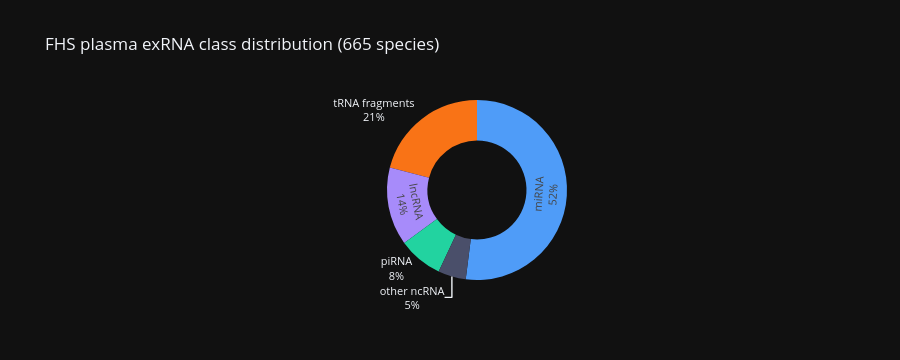
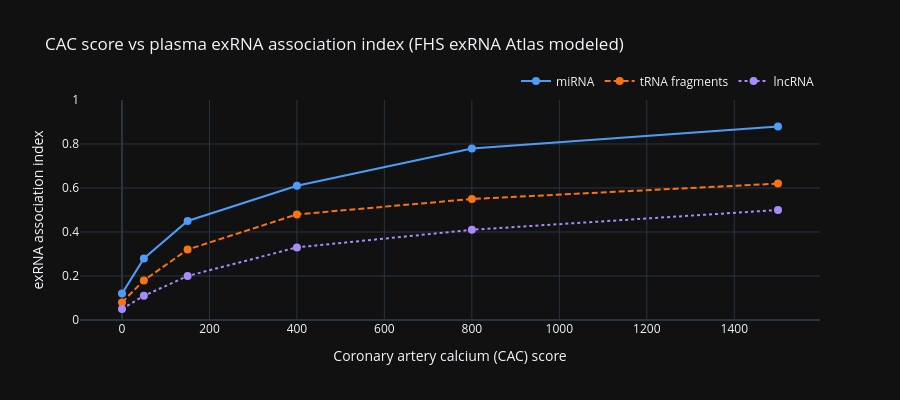

The code cell stored with these charts, in order, in its notebook:
### Markdown cell above
---
## Section 5 — FHS Plasma exRNA–CAC (Dataset 2: CFDE exRNA Atlas / ERCC)

**CFDE link:** [exrna-atlas.org](https://exrna-atlas.org) | NCT03225196  
n ≈ 4,095 Framingham Heart Study Gen 3 participants · 665 plasma exRNA species · 7-year follow-up  
Coronary artery calcium (CAC) score is the primary atherosclerosis imaging endpoint.

### Code cell
exrna_classes = pd.DataFrame({
    'cls':   ['miRNA','tRNA fragments','lncRNA','piRNA','other ncRNA'],
    'pct':   [52, 21, 14, 8, 5],
    'color': ['#4f9cf8','#f97316','#a78bfa','#22d3a0','#4a4f6a']
})

# exRNA class donut
fig_exrna = go.Figure(go.Pie(
    labels=exrna_classes['cls'], values=exrna_classes['pct'],
    marker_colors=exrna_classes['color'], hole=0.55,
    textinfo='label+percent', textfont_size=11
))
fig_exrna.update_layout(title='FHS plasma exRNA class distribution (665 species)',
                        showlegend=False, template='plotly_dark', height=360)
fig_exrna.show()

# CAC vs exRNA association line chart
cac_pts = [0, 50, 150, 400, 800, 1500]
series = [
    ('miRNA',         [0.12,0.28,0.45,0.61,0.78,0.88], '#4f9cf8', None),
    ('tRNA fragments',[0.08,0.18,0.32,0.48,0.55,0.62], '#f97316', '6 3'),
    ('lncRNA',        [0.05,0.11,0.20,0.33,0.41,0.50], '#a78bfa', '3 3'),
]
fig_cac = go.Figure()
for cls, vals, col, dash in series:
    fig_cac.add_trace(go.Scatter(
        x=cac_pts, y=vals, mode='lines+markers', name=cls,
        line=dict(color=col, width=2, dash=dash or 'solid'),
        marker=dict(size=8, color=col),
        hovertemplate=f'<b>{cls}</b><br>CAC: %{{x}}<br>Assoc index: %{{y:.2f}}<extra></extra>'
    ))
fig_cac.update_layout(
    title='CAC score vs plasma exRNA association index (FHS exRNA Atlas modeled)',
    xaxis_title='Coronary artery calcium (CAC) score',
    yaxis_title='exRNA association index', yaxis_range=[0,1.0],
    template='plotly_dark', height=400,
    legend=dict(orientation='h', yanchor='bottom', y=1.02, xanchor='right', x=1)
)
fig_cac.show()

### Figure 1 — Plotly figure (JSON) as saved in the notebook; plotly's stock layout.template omitted (floating-point values rounded to 4 significant figures)
{"data": [{"hole": 0.55, "labels": ["miRNA", "tRNA fragments", "lncRNA", "piRNA", "other ncRNA"], "marker": {"colors": ["#4f9cf8", "#f97316", "#a78bfa", "#22d3a0", "#4a4f6a"]}, "textfont": {"size": 11}, "textinfo": "label+percent", "type": "pie", "values": [52, 21, 14, 8, 5]}], "layout": {"height": 360, "showlegend": false, "title": {"text": "FHS plasma exRNA class distribution (665 species)"}}}

### Figure 2 — Plotly figure (JSON) as saved in the notebook; plotly's stock layout.template omitted (floating-point values rounded to 4 significant figures)
{"data": [{"hovertemplate": "<b>miRNA</b><br>CAC: %{x}<br>Assoc index: %{y:.2f}<extra></extra>", "line": {"color": "#4f9cf8", "dash": "solid", "width": 2}, "marker": {"color": "#4f9cf8", "size": 8}, "mode": "lines+markers", "name": "miRNA", "type": "scatter", "x": [0, 50, 150, 400, 800, 1500], "y": [0.12, 0.28, 0.45, 0.61, 0.78, 0.88]}, {"hovertemplate": "<b>tRNA fragments</b><br>CAC: %{x}<br>Assoc index: %{y:.2f}<extra></extra>", "line": {"color": "#f97316", "dash": "6 3", "width": 2}, "marker": {"color": "#f97316", "size": 8}, "mode": "lines+markers", "name": "tRNA fragments", "type": "scatter", "x": [0, 50, 150, 400, 800, 1500], "y": [0.08, 0.18, 0.32, 0.48, 0.55, 0.62]}, {"hovertemplate": "<b>lncRNA</b><br>CAC: %{x}<br>Assoc index: %{y:.2f}<extra></extra>", "line": {"color": "#a78bfa", "dash": "3 3", "width": 2}, "marker": {"color": "#a78bfa", "size": 8}, "mode": "lines+markers", "name": "lncRNA", "type": "scatter", "x": [0, 50, 150, 400, 800, 1500], "y": [0.05, 0.11, 0.2, 0.33, 0.41, 0.5]}], "layout": {"height": 400, "legend": {"orientation": "h", "x": 1, "xanchor": "right", "y": 1.02, "yanchor": "bottom"}, "title": {"text": "CAC score vs plasma exRNA association index (FHS exRNA Atlas modeled)"}, "xaxis": {"title": {"text": "Coronary artery calcium (CAC) score"}}, "yaxis": {"range": [0, 1], "title": {"text": "exRNA association index"}}}}
